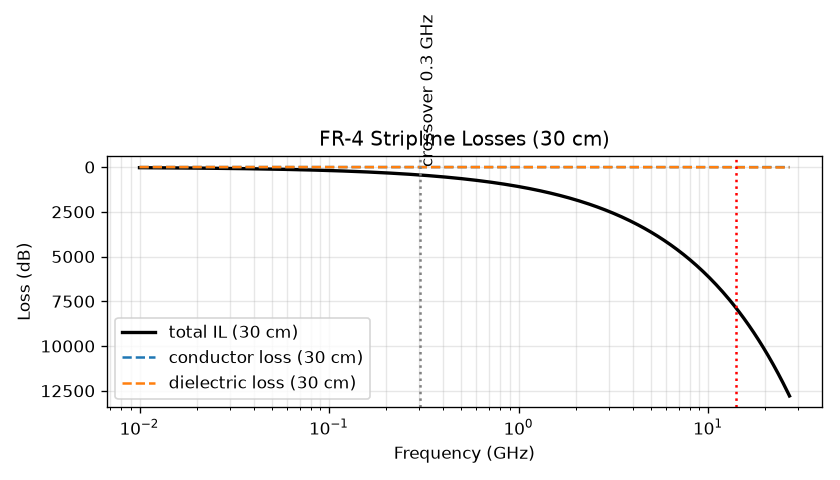

Here is the Python script that generated this plot:
import numpy as np, matplotlib.pyplot as plt, scipy.signal as sig
from sys import path; path.append("../model")
from channel import rlgc_gamma, insertion_loss_db, loss_components_db_per_m

# Representative 50-ohm FR-4 stripline, per meter
R0, L, C, tand = 17.27, 250e-9, 100e-12, 0.02 #Tuned: Crossover ~ 1GHz
length = 0.30 # 30 cm
f = np.logspace(7, 10.43, 400) # 10 MHz to 27 GHz
gamma = rlgc_gamma(f, R0, L, C, tand)
IL = insertion_loss_db(gamma, length)
print("shapes:", f.shape, gamma.shape, np.shape(IL))   # want (400,) (400,) (400,)
ac, ad = loss_components_db_per_m(f, R0, L, C, tand)

# Crossover: where conductor == dielectric
fx = f[np.argmin(np.abs(ac - ad))]
# read the two lossess at 14 GHz (The prediction point for the 28G PAM4 channel)
print(f"Crossover frequency: {fx/1e9:.2f} GHz")
print(f"f = 14 GHz: Conductor loss = {ac[np.argmin(np.abs(f-14e9))]:.2f} dB/m, Dielectric loss = {ad[np.argmin(np.abs(f-14e9))]:.2f} dB/m")
print(f"@14 GHz dielectric = {ad[np.argmin(np.abs(f-14e9))]*length:.2f} dB ({ad[np.argmin(np.abs(f-14e9))]:.2f} dB/m * {length:.2f} m)")
print(f"@14GHz total IL = {IL[np.argmin(np.abs(f-14e9))]:.2f} dB ({IL[np.argmin(np.abs(f-14e9))]/length:.2f} dB/m * {length:.2f} m)")

fig, ax = plt.subplots(figsize=(7, 4))
ax.semilogx(f/1e9, IL, 'k', lw=2, label="total IL (30 cm)")
ax.semilogx(f/1e9, ac*length, '--', label="conductor loss (30 cm)")
ax.semilogx(f/1e9, ad*length, '--', label="dielectric loss (30 cm)")
ax.axvline(fx/1e9, color='gray', ls=':'); ax.axvline(14, color='r', ls=':')
ax.annotate(f"crossover {fx/1e9:.1f} GHz", (fx/1e9, 1), rotation=90, va='bottom')
ax.set_xlabel("Frequency (GHz)"); ax.set_ylabel("Loss (dB)")
ax.legend(); ax.grid(True, which="both", alpha=0.3); ax.invert_yaxis(); ax.set_title("FR-4 Stripline Losses (30 cm)")
plt.tight_layout();plt.savefig("day3_il.png", dpi=120); plt.show()
